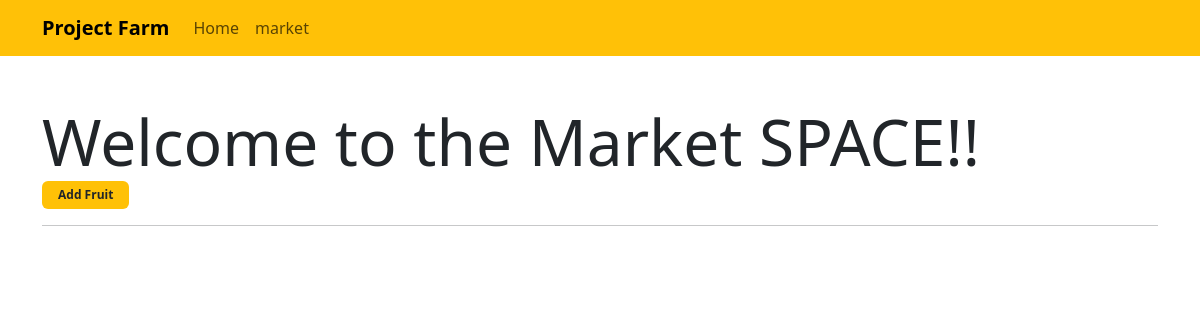
The app's page /firstApp/market, older data.
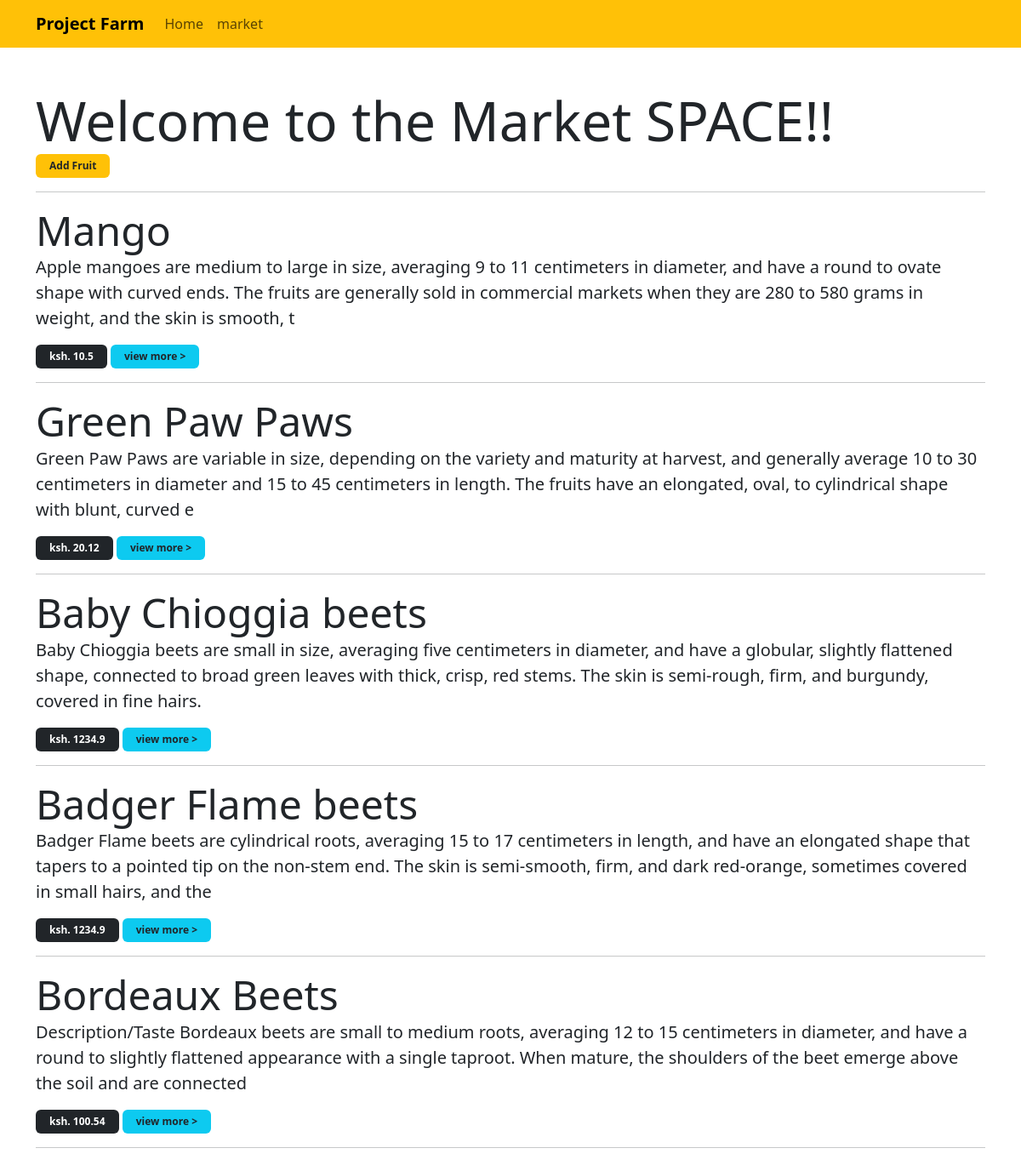
The same page, newer data.
### firstApp/models.py (models this page shows)
class Fruit(models.Model):
    name = models.CharField(max_length=200)
    description = models.CharField(max_length=255) # strings with a max length in character of 255
    price = models.FloatField() # float numbers eg 20.25
    created_at = models.DateField(auto_now_add=True)
    updated_at = models.DateField(auto_now=True)
    def __str__(self):
        return self.name

### firstApp/views.py (the view)
# urls.py: path('market', views.marketSector, name ='market'),
def marketSector(request):
    fruits =  Fruit.objects.all()
    context = {"fruits":fruits}
    return render(request, 'firstApp/market.html', context)

### firstApp/templates/firstApp/market.html
{% extends 'main.html' %}
{% block content %}
<div class="container my-5">
    <div class="display-3"> Welcome to the Market SPACE!! </div>
    <a href="{% url 'create' %}"  class="badge bg-warning text-decoration-none py-2 px-3 text-dark">Add Fruit </a>
    <hr>
     {% for fruit in fruits %}
        <div class="display-5">{{fruit.name}}</div>
        <p class="lead">{{fruit.description}}</p>
        <div class="badge bg-dark  py-2 px-3">ksh. {{fruit.price}}</div>
        <a href="{% url 'readOne' fruit.id %}"  class="badge bg-info text-decoration-none py-2 px-3 text-dark">view more > </a>
    <hr>
     {% endfor %}
</div>
{% endblock %}

### templates/main.html (shortened to what this page needs)
<!DOCTYPE html>
<html lang="en">
<head>
    <link href="https://cdn.jsdelivr.net/npm/bootstrap@5.3.8/dist/css/bootstrap.min.css" rel="stylesheet"
>
</head>
<body>
    {% include 'nav.html' %}
    {% block content %}
    {% endblock %}
</body>
</html>

### templates/nav.html (shortened to what this page needs)
<nav class="navbar navbar-expand-lg bg-warning">
    <div class="container">
        <a class="navbar-brand fw-bold mr-5" href="{% url 'home' %}">Project Farm</a>
        <div class="collapse navbar-collapse" id="navbarSupportedContent">
            <ul class="navbar-nav me-auto mb-2 mb-lg-0">
                <li class="nav-item">
                    <a class="nav-link" aria-current="page" href="{% url 'home' %}">Home</a>
                </li>
                <li class="nav-item">
                    <a class="nav-link" href="{% url 'market' %}">market</a>
                </li>
            </ul>
        </div>
    </div>
</nav>

Row changes from the older to the newer data that the page shows:
added Fruit: name "Mango", description "Apple mangoes are medium to large in size, averaging 9 to 11 centimeters in diameter, and have a round to ovate shape with curved ends. The fruits are generally sold in commercial markets when they are 280 to 580 grams in weight, and the skin is smooth, t", price "10.5"
added Fruit: name "Green Paw Paws", description "Green Paw Paws are variable in size, depending on the variety and maturity at harvest, and generally average 10 to 30 centimeters in diameter and 15 to 45 centimeters in length. The fruits have an elongated, oval, to cylindrical shape with blunt, curved e", price "20.12"
added Fruit: name "Baby Chioggia beets", description "Baby Chioggia beets are small in size, averaging five centimeters in diameter, and have a globular, slightly flattened shape, connected to broad green leaves with thick, crisp, red stems. The skin is semi-rough, firm, and burgundy, covered in fine hairs.", price "1234.9"
added Fruit: name "Badger Flame beets", description "Badger Flame beets are cylindrical roots, averaging 15 to 17 centimeters in length, and have an elongated shape that tapers to a pointed tip on the non-stem end. The skin is semi-smooth, firm, and dark red-orange, sometimes covered in small hairs, and the", price "1234.9"
added Fruit: name "Bordeaux Beets", description "Description/Taste Bordeaux beets are small to medium roots, averaging 12 to 15 centimeters in diameter, and have a round to slightly flattened appearance with a single taproot. When mature, the shoulders of the beet emerge above the soil and are connected", price "100.54"
